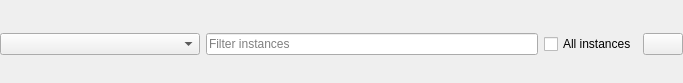
<?xml version="1.0" encoding="UTF-8"?>
<ui version="4.0">
 <class>RetrieveInstancesWidget</class>
 <widget class="QWidget" name="RetrieveInstancesWidget">
  <property name="geometry">
   <rect>
    <x>0</x>
    <y>0</y>
    <width>683</width>
    <height>83</height>
   </rect>
  </property>
  <property name="windowTitle">
   <string>Form</string>
  </property>
  <layout class="QHBoxLayout" name="horizontalLayout" stretch="0,1,0,0">
   <property name="leftMargin">
    <number>0</number>
   </property>
   <property name="topMargin">
    <number>5</number>
   </property>
   <property name="rightMargin">
    <number>0</number>
   </property>
   <property name="bottomMargin">
    <number>0</number>
   </property>
   <item>
    <widget class="QComboBox" name="projectComboBox">
     <property name="minimumSize">
      <size>
       <width>200</width>
       <height>0</height>
      </size>
     </property>
     <property name="accessibleName">
      <string>ProjectSelectionComboBox</string>
     </property>
     <property name="sizeAdjustPolicy">
      <enum>QComboBox::AdjustToContentsOnFirstShow</enum>
     </property>
    </widget>
   </item>
   <item>
    <widget class="QLineEdit" name="filterLineEdit">
     <property name="placeholderText">
      <string>Filter instances</string>
     </property>
    </widget>
   </item>
   <item>
    <widget class="QCheckBox" name="allCheckBox">
     <property name="text">
      <string>All instances</string>
     </property>
     <property name="accessibleName">
      <string>AllInstancesCheckBox</string>
     </property>
    </widget>
   </item>
   <item>
    <widget class="QPushButton" name="reloadButton">
     <property name="text">
      <string/>
     </property>
     <property name="icon">
      <iconset resource="../../icons/orbiticons.qrc">
       <normaloff>:/actions/refresh</normaloff>:/actions/refresh</iconset>
     </property>
     <property name="accessibleName">
      <string>RefreshInstanceList</string>
     </property>
    </widget>
   </item>
  </layout>
 </widget>
 <resources>
  <include location="../../icons/orbiticons.qrc"/>
 </resources>
 <connections/>
</ui>
